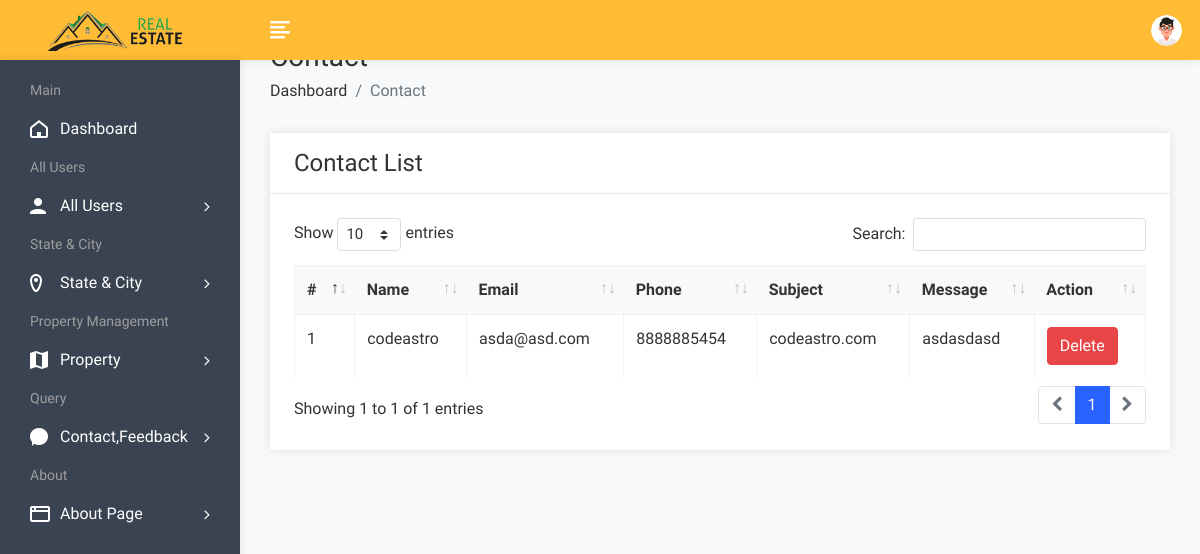
The page /admin/contactview.php (signed in) on the database as committed earlier.
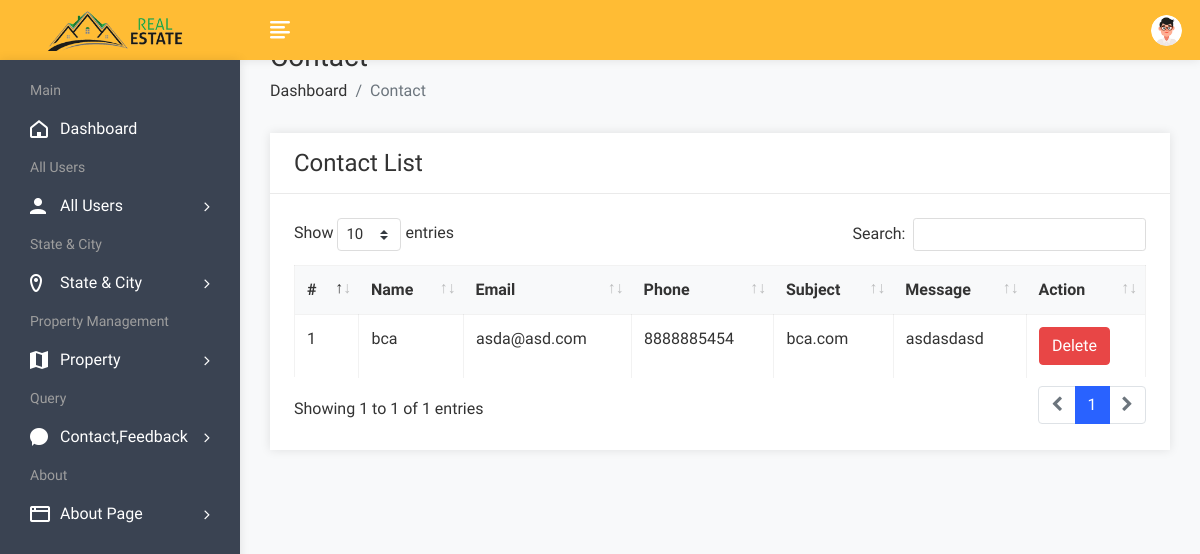
The same page on the database as committed later.
### tables this page shows
CREATE TABLE `contact` (
  `cid` int(50) NOT NULL,
  `name` varchar(100) NOT NULL,
  `email` varchar(100) NOT NULL,
  `phone` varchar(20) NOT NULL,
  `subject` varchar(100) NOT NULL,
  `message` varchar(250) NOT NULL
);

### admin/contactview.php (the view, shortened to what this page needs)
<!DOCTYPE html>
<html lang="en">
<head>
        <link rel="stylesheet" href="assets/css/bootstrap.min.css">
        <link rel="stylesheet" href="assets/css/font-awesome.min.css">
        <link rel="stylesheet" href="assets/css/feathericon.min.css">
		<link rel="stylesheet" href="assets/plugins/datatables/dataTables.bootstrap4.min.css">
		<link rel="stylesheet" href="assets/plugins/datatables/responsive.bootstrap4.min.css">
		<link rel="stylesheet" href="assets/plugins/datatables/select.bootstrap4.min.css">
		<link rel="stylesheet" href="assets/plugins/datatables/buttons.bootstrap4.min.css">
        <link rel="stylesheet" href="assets/css/style.css">
    </head>
    <body>
				<?php include("header.php"); ?>
            <div class="page-wrapper">
                <div class="content container-fluid">
					<div class="page-header">
						<div class="row">
							<div class="col">
								<h3 class="page-title">Contact</h3>
								<ul class="breadcrumb">
									<li class="breadcrumb-item"><a href="dashboard.php">Dashboard</a></li>
									<li class="breadcrumb-item active">Contact</li>
								</ul>
							</div>
						</div>
					</div>
					<div class="row">
						<div class="col-sm-12">
							<div class="card">
								<div class="card-header">
									<h4 class="card-title">Contact List</h4>
								</div>
								<div class="card-body">
									<table id="basic-datatable" class="table table-bordered table-hover">
                                            <thead>
                                                <tr>
                                                    <th>#</th>
                                                    <th>Name</th>
                                                    <th>Email</th>
                                                    <th>Phone</th>
													<th>Subject</th>
                                                    <th>Message</th>
                                                    <th>Action</th>
                                                </tr>
                                            </thead>
                                            <tbody>
											<?php
												$query=mysqli_query($con,"select * from contact");
												$cnt=1;
												while($row=mysqli_fetch_row($query))
													{
											?>
                                                <tr>
                                                    <td><?php echo $cnt; ?></td>
                                                    <td><?php echo $row['1']; ?></td>
                                                    <td><?php echo $row['2']; ?></td>
                                                    <td><?php echo $row['3']; ?></td>
                                                    <td><?php echo $row['4']; ?></td>
													<td><?php echo $row['5']; ?></td>
                                                    <td><a href="contactdelete.php?id=<?php echo $row['0']; ?>"><button class="btn btn-danger">Delete</button></a></td>
                                                </tr>
                                                <?php
												$cnt=$cnt+1;
												}
												?>
                                            </tbody>
                                        </table>
								</div>
							</div>
						</div>
					</div>
				</div>
			</div>
    </body>
</html>

Rows that differ between the two databases and show on the page:
changed contact "asda@asd.com": name "codeastro" → "bca"; subject "codeastro.com" → "bca.com"
